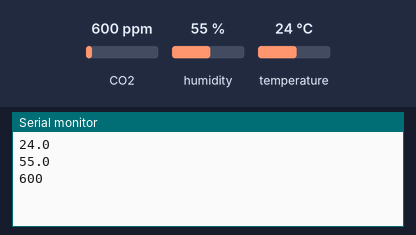
A sketch run on a simulated Arduino MKR. Shown: the last lines printed to the serial monitor. Inputs (shaded band) come from the test bench; at power-on: CO2 600 ppm, humidity 55 %, temperature 24 °C. WiFi joins after 1.5 s; servers stay silent unless stated.

Above: at 3.0 s.
3.1 s: CO2 set to 452 ppm
At 4.4 s:
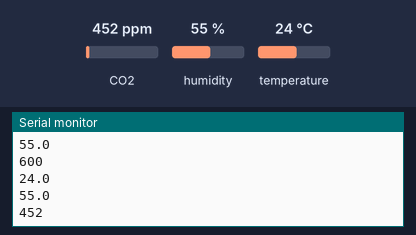
4.6 s: humidity set to 22 %
At 5.6 s:
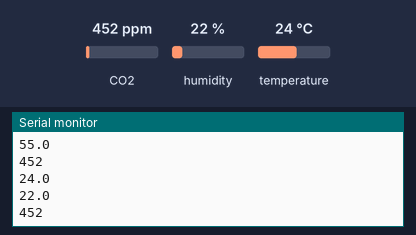
6.1 s: temperature set to 12 °C
At 7.3 s:
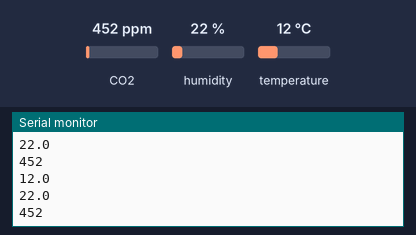
Timing chart, 0 to 9.1 s (numbered marks = the images above; inputs shaded):
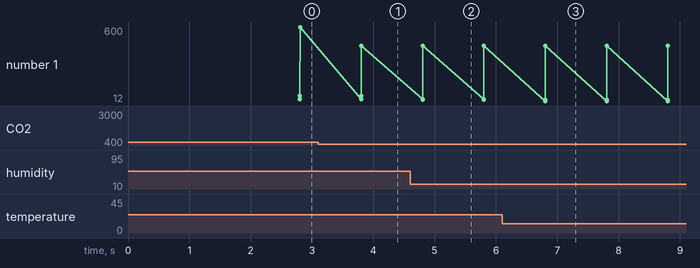

Measured:
- after the input at 3.1 s, the serial monitor: prints a new line after 0.71 s (image 1)
- after the input at 4.6 s, the serial monitor: prints a new line after 0.20 s (image 2)
- after the input at 6.1 s, the serial monitor: prints a new line after 0.70 s (image 3)
- plotted number 1: 600 → 452 after the input at 3.1 s

The sketch:

sensirionSCD30_project_wifi.ino
```cpp
// (licence header left out)
/* Comment this out to disable prints and save space */
#define BLYNK_PRINT Serial

#include <SPI.h>
#include <WiFiNINA.h>
#include <BlynkSimpleWiFiNINA.h>

#include <Wire.h>

#include "SparkFun_SCD30_Arduino_Library.h" //Click here to get the library: http://librarymanager/All#SparkFun_SCD30
SCD30 airSensor;

// You should get Auth Token in the Blynk App.
// Go to the Project Settings (nut icon).
char auth[] = "YourAuthenticationToken";

// Your WiFi credentials.
// Set password to "" for open networks.
char ssid[] = "YourNetworkName";
char pass[] = "YourPassword";

BlynkTimer timer;

void setup()
{
  // Debug console
  Serial.begin(115200);
  Blynk.begin(auth, ssid, pass);

  // Setup a function to be called every second
  timer.setInterval(1000L, myTimerEvent);

  Wire.begin();
  if (airSensor.begin() == false)
  {
    Serial.println("Air sensor not detected. Please check wiring. Freezing...");
    while (1)
      ;
  }

  //The SCD30 has data ready every two seconds
}

void myTimerEvent()
{
  // You can send any value at any time.
  // Please don't send more that 10 values per second.
  if (airSensor.dataAvailable()){
  Blynk.virtualWrite(V1, airSensor.getTemperature());
  Serial.println(airSensor.getTemperature(), 1);

  Blynk.virtualWrite(V2, airSensor.getHumidity());
  Serial.println(airSensor.getHumidity(), 1);

  Blynk.virtualWrite(V3, airSensor.getCO2());
  Serial.println(airSensor.getCO2(), 1);
  }
   else
    Serial.println("Waiting for new data");

   delay(500);
}

void loop()
{
  Blynk.run();
  timer.run();
}
```
